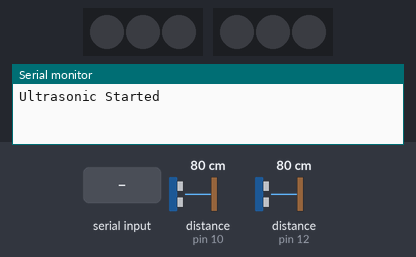
A sketch run on a simulated Arduino Uno, built with avr-gcc and run on an emulated ATmega328P. Parts: 2 × 3 RGB LEDs in strip order, left to right, the last lines printed to the serial monitor. The inputs (shaded band) are chosen by the test bench; at power-on: distance to the obstacle (sensors on pin 10, pin 12) 80 cm. The echo pulse lasts 58.3 µs per cm.

Above: at 3.2 s.
3.3 s: "T" received over Serial
At 3.35 s:
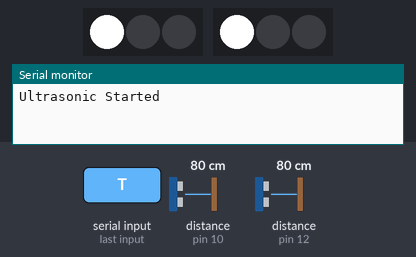
6.3 s: "M" received over Serial
At 6.9 s:
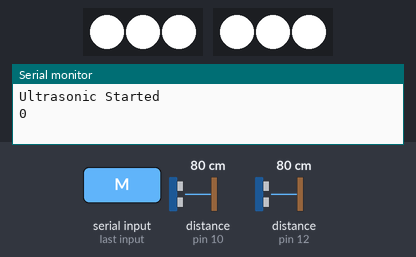
7.9 s: "V" received over Serial
At 8.6 s:
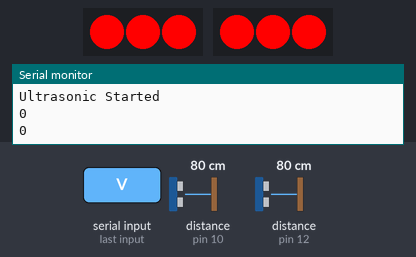
9.5 s: "G" received over Serial
At 9.55 s:
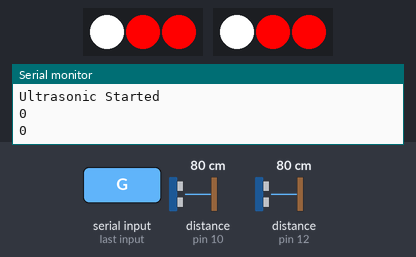
12.5 s: "R" received over Serial
At 13.6 s:
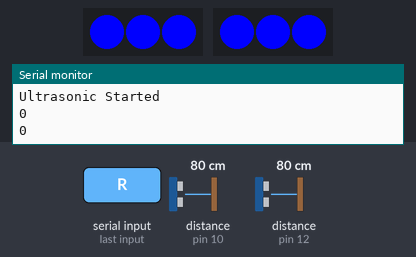
14.0 s: "T" received over Serial
At 14.05 s:
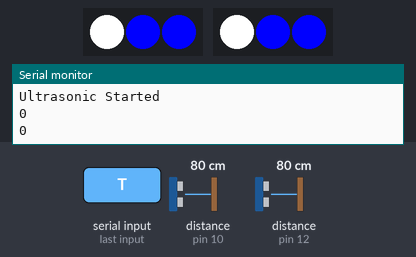
Timing chart, 0 to 18.0 s (numbered marks = the images above; inputs shaded):
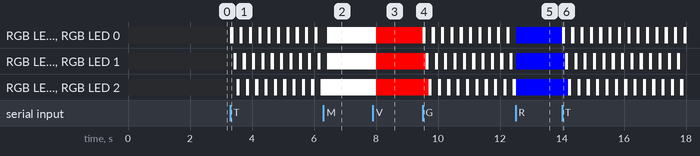

Measured:
- after the input at 3.3 s, RGB LED 0, RGB LED 0: alternates RGB(255, 255, 255) for 0.10 s and off for 0.20 s, starting at once; RGB LED 1, RGB LED 1: alternates RGB(255, 255, 255) for 0.10 s and off for 0.20 s, starting after 0.11 s; RGB LED 2, RGB LED 2: alternates RGB(255, 255, 255) for 0.10 s and off for 0.20 s, starting after 0.21 s
- after the input at 7.9 s, RGB LED 0–2, RGB LED 0–2: RGB(255, 255, 255) → RGB(255, 0, 0) after 0.11 s
- after the input at 9.5 s, RGB LED 0, RGB LED 0: alternates RGB(255, 255, 255) for 0.10 s and off for 0.20 s, starting at once; RGB LED 1, RGB LED 1: alternates RGB(255, 255, 255) for 0.10 s and off for 0.20 s, starting after 0.10 s; RGB LED 2, RGB LED 2: alternates RGB(255, 255, 255) for 0.10 s and off for 0.20 s, starting after 0.20 s
- after the input at 14.0 s, RGB LED 0, RGB LED 0: alternates RGB(255, 255, 255) for 0.10 s and off for 0.20 s, starting at once; RGB LED 1, RGB LED 1: alternates RGB(255, 255, 255) for 0.10 s and off for 0.20 s, starting after 0.10 s; RGB LED 2, RGB LED 2: alternates RGB(255, 255, 255) for 0.10 s and off for 0.20 s, starting after 0.20 s

The sketch:

sensor_and_led.ino
```cpp
#include <Ultrasonic.h>
#include <FastLED.h>


enum state {
  WAIT,
  TRACK,
  APPROACH,
  DETECTED,
  PLAYER_SEARCH,
  GO_PLAYER,
  RETURN,
  INIT,
  CAPTURE_FAILURE
};

// 0 wait, 1 track, 2 approach, 3 detected
state prev_mode = INIT;
state mode = WAIT;

// Ultrasonic Sensor Setup
int trigPin1 = 9;
int echoPin1 = 10;
int trigPin2 = 11;
int echoPin2 = 12;
Ultrasonic ultrasonic1(trigPin1, echoPin1, 40000UL); //Using a 40ms timeout should give you a maximum range of approximately 6.8m.
Ultrasonic ultrasonic2(trigPin2, echoPin2, 40000UL);

bool player_search_light_on = false;

int sample_size = 10; //set avg sampling size
int detection_threshold = 10;

// LED Setup
#define LED_PIN_1   4
#define LED_PIN_2   5
#define COLOR_ORDER RGB
#define CHIPSET     WS2811
#define NUM_LEDS    3

#define BRIGHTNESS  200
#define FRAMES_PER_SECOND 60

bool gReverseDirection = false;

CRGB leds_1[NUM_LEDS];
CRGB leds_2[NUM_LEDS];

void setup() {
  // sanity check delay - allows reprogramming if accidently blowing power w/leds
  delay(2000);
  FastLED.addLeds<CHIPSET, LED_PIN_1, COLOR_ORDER>(leds_1, NUM_LEDS);
  FastLED.addLeds<CHIPSET, LED_PIN_2, COLOR_ORDER>(leds_2, NUM_LEDS);
  //Serial Port begin
  Serial.begin(9600);
  Serial.println("Ultrasonic Started");
}

bool measure() {
  long sum1=0;
  long sum2=0;
  int max1=0;
  int max2=0;
  int min1=1000;
  int min2=1000;
  int cm1 = 0;
  int cm2 = 0;
  for (int i = 0; i < sample_size; i++) {
    int cur1=ultrasonic1.read();
    int cur2=ultrasonic2.read();
    sum1+=cur1;
    sum2+=cur2;
    if(cur1>max1) max1=cur1;
    if(cur1<min1) min1=cur1;
    if(cur2>max2) max2=cur2;
    if(cur2<min2) min2=cur2;
  }
  cm1 = (sum1-max1-min1)/(sample_size-2);
  cm2 = (sum2-max2-min2)/(sample_size-2);

  if(cm1 <= detection_threshold || cm2 <= detection_threshold) {
    return true;
  }
  else {
    return false;
  }
}

state get_next_mode(state current_mode) {
  if (Serial.available() > 0) {
    char input = Serial.read();
    if (input == 'M') {
      if (measure()) {
        Serial.println("1");
        return DETECTED;
      }
      else {
        Serial.println("0");
        return APPROACH;
      }
    }
    else if (input == 'V') {
      if (measure()) {
        Serial.println("1");
        return DETECTED;
      }
      else {
        Serial.println("0");
        return CAPTURE_FAILURE;
      }
    }
    else if (input == 'T') {
      return TRACK;
    }
    else if (input == 'W') {
      return WAIT;
    }
    else if (input == 'P') {
      return PLAYER_SEARCH;
    }
    else if (input == 'G') {
      return GO_PLAYER;
    }
    else if (input == 'R') {
      return RETURN;
    }
    else {
      // should not happen
      return current_mode;
    }
  }
  else {
    return current_mode;
  }
}

void loop()
{
   switch (mode) {
    case WAIT: // Wait state, lights off
      if (mode != prev_mode) {
        for (int i = 0; i < NUM_LEDS; i++) {
          leds_1[i] = CRGB::Black;
          leds_2[i] = CRGB::Black;
        }
      }
      FastLED.show();
      prev_mode = mode;
      mode = get_next_mode(mode);
      break;
    case TRACK: // Track state, flowing white lights
      for (int i = 0; i < NUM_LEDS; i++) {
        leds_1[i] = CRGB::White;
        leds_2[i] = CRGB::White;
        FastLED.show();
        delay(100);
        leds_1[i] = CRGB::Black;
        leds_2[i] = CRGB::Black;
      }
      prev_mode = mode;
      mode = get_next_mode(mode);
      break;
    case APPROACH: // Approach state, white lights fully on
      if (mode != prev_mode) {
        for (int i = 0; i < NUM_LEDS; i++) {
          leds_1[i] = CRGB::White;
          leds_2[i] = CRGB::White;
        }
        FastLED.show();
      }
      prev_mode = mode;
      mode = get_next_mode(mode);
      break;
    case DETECTED: // Detect state, green lights fully on
      if (mode != prev_mode) {
        for (int i = 0; i < NUM_LEDS; i++) {
          leds_1[i] = CRGB(250,60,0); // Light green, object order, GRB
          leds_2[i] = CRGB(250,60,0);
        }
        FastLED.show();
      }
      prev_mode = mode;
      mode = get_next_mode(mode);
      break;
   case CAPTURE_FAILURE:
     if (mode != prev_mode) {
        for (int i = 0; i < NUM_LEDS; i++) {
            leds_1[i] = CRGB::Red;
            leds_2[i] = CRGB::Red;
        }
        FastLED.show();
     }
     prev_mode = mode;
     mode = get_next_mode(mode);
     break;
   case PLAYER_SEARCH: // Player search state, flashing white lights
     if (player_search_light_on) {
       for (int i = 0; i < NUM_LEDS; i++) {
         leds_1[i] = CRGB::Black;
         leds_2[i] = CRGB::Black;
       }
       FastLED.show();
       player_search_light_on = false;
     }
     else {
       for (int i = 0; i < NUM_LEDS; i++) {
         leds_1[i] = CRGB::White;
         leds_2[i] = CRGB::White;
       }
       FastLED.show();
       player_search_light_on = true;
     }
     delay(300);
     prev_mode = mode;
     mode = get_next_mode(mode);
     break;
  case GO_PLAYER: // Player Approach state, flowing white lights
      for (int i = 0; i < NUM_LEDS; i++) {
        leds_1[i] = CRGB::White;
        leds_2[i] = CRGB::White;
        FastLED.show();
        delay(100);
        leds_1[i] = CRGB::Black;
        leds_2[i] = CRGB::Black;
      }
      prev_mode = mode;
      mode = get_next_mode(mode);
      break;
  case RETURN: // return state, blue lights fully on
      if (mode != prev_mode) {
        for (int i = 0; i < NUM_LEDS; i++) {
          leds_1[i] = CRGB::Blue;
          leds_2[i] = CRGB::Blue;
        }
        FastLED.show();
      }
      prev_mode = mode;
      mode = get_next_mode(mode);
   }
}
```
